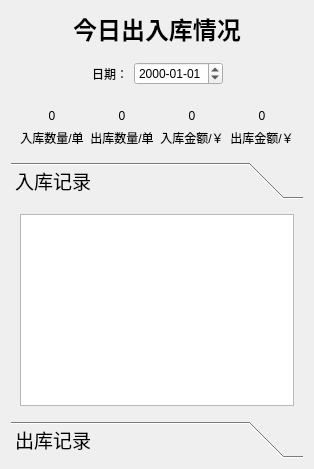
      <widget class="QWidget" name="page">
       <layout class="QVBoxLayout" name="verticalLayout_2">
        <item>
         <widget class="QLabel" name="firstlabel">
          <property name="sizePolicy">
           <sizepolicy hsizetype="Preferred" vsizetype="Preferred">
            <horstretch>0</horstretch>
            <verstretch>0</verstretch>
           </sizepolicy>
          </property>
          <property name="font">
           <font>
            <family>隶书</family>
            <pointsize>18</pointsize>
            <italic>false</italic>
            <bold>true</bold>
           </font>
          </property>
          <property name="text">
           <string>今日出入库情况</string>
          </property>
          <property name="alignment">
           <set>Qt::AlignCenter</set>
          </property>
         </widget>
        </item>
        <item>
         <widget class="QWidget" name="widget" native="true">
          <property name="sizePolicy">
           <sizepolicy hsizetype="Preferred" vsizetype="Preferred">
            <horstretch>0</horstretch>
            <verstretch>0</verstretch>
           </sizepolicy>
          </property>
          <layout class="QHBoxLayout" name="horizontalLayout">
           <item>
            <spacer name="horizontalSpacer">
             <property name="orientation">
              <enum>Qt::Horizontal</enum>
             </property>
             <property name="sizeHint" stdset="0">
              <size>
               <width>40</width>
               <height>20</height>
              </size>
             </property>
            </spacer>
           </item>
           <item>
            <widget class="QLabel" name="label_2">
             <property name="text">
              <string>日期：</string>
             </property>
             <property name="alignment">
              <set>Qt::AlignRight|Qt::AlignTrailing|Qt::AlignVCenter</set>
             </property>
            </widget>
           </item>
           <item>
            <widget class="QDateEdit" name="firstdateEdit">
             <property name="focusPolicy">
              <enum>Qt::NoFocus</enum>
             </property>
             <property name="displayFormat">
              <string>yyyy-MM-dd</string>
             </property>
            </widget>
           </item>
           <item>
            <spacer name="horizontalSpacer_2">
             <property name="orientation">
              <enum>Qt::Horizontal</enum>
             </property>
             <property name="sizeHint" stdset="0">
              <size>
               <width>40</width>
               <height>20</height>
              </size>
             </property>
            </spacer>
           </item>
          </layout>
         </widget>
        </item>
        <item>
         <widget class="QWidget" name="widget_2" native="true">
          <property name="sizePolicy">
           <sizepolicy hsizetype="Preferred" vsizetype="Preferred">
            <horstretch>0</horstretch>
            <verstretch>0</verstretch>
           </sizepolicy>
          </property>
          <layout class="QGridLayout" name="gridLayout">
           <item row="0" column="0">
            <widget class="QLabel" name="firstInStoreLabel">
             <property name="text">
              <string>0</string>
             </property>
             <property name="alignment">
              <set>Qt::AlignCenter</set>
             </property>
            </widget>
           </item>
           <item row="0" column="3">
            <widget class="QLabel" name="firstProfitLabel">
             <property name="text">
              <string>0</string>
             </property>
             <property name="alignment">
              <set>Qt::AlignCenter</set>
             </property>
            </widget>
           </item>
           <item row="0" column="2">
            <widget class="QLabel" name="firstOutStoreLabel">
             <property name="text">
              <string>0</string>
             </property>
             <property name="alignment">
              <set>Qt::AlignCenter</set>
             </property>
            </widget>
           </item>
           <item row="0" column="4">
            <widget class="QLabel" name="firstSalesLabel">
             <property name="text">
              <string>0</string>
             </property>
             <property name="alignment">
              <set>Qt::AlignCenter</set>
             </property>
            </widget>
           </item>
           <item row="1" column="2">
            <widget class="QLabel" name="label_8">
             <property name="text">
              <string>出库数量/单</string>
             </property>
             <property name="alignment">
              <set>Qt::AlignCenter</set>
             </property>
            </widget>
           </item>
           <item row="1" column="4">
            <widget class="QLabel" name="label_10">
             <property name="text">
              <string>出库金额/￥</string>
             </property>
             <property name="alignment">
              <set>Qt::AlignCenter</set>
             </property>
            </widget>
           </item>
           <item row="1" column="3">
            <widget class="QLabel" name="label_9">
             <property name="text">
              <string>入库金额/￥</string>
             </property>
             <property name="alignment">
              <set>Qt::AlignCenter</set>
             </property>
            </widget>
           </item>
           <item row="1" column="0">
            <widget class="QLabel" name="label_3">
             <property name="text">
              <string>入库数量/单</string>
             </property>
             <property name="alignment">
              <set>Qt::AlignCenter</set>
             </property>
            </widget>
           </item>
          </layout>
         </widget>
        </item>
        <item>
         <widget class="QToolBox" name="toolBox">
          <property name="font">
           <font>
            <family>楷体</family>
            <pointsize>14</pointsize>
           </font>
          </property>
          <property name="currentIndex">
           <number>0</number>
          </property>
          <widget class="QWidget" name="page_10">
           <property name="geometry">
            <rect>
             <x>0</x>
             <y>0</y>
             <width>88</width>
             <height>88</height>
            </rect>
           </property>
           <attribute name="label">
            <string>入库记录</string>
           </attribute>
           <layout class="QVBoxLayout" name="verticalLayout_31">
            <item>
             <widget class="QTreeView" name="firstInPutStoreTreeView"/>
            </item>
           </layout>
          </widget>
          <widget class="QWidget" name="page_13">
           <property name="geometry">
            <rect>
             <x>0</x>
             <y>0</y>
             <width>88</width>
             <height>88</height>
            </rect>
           </property>
           <attribute name="label">
            <string>出库记录</string>
           </attribute>
           <layout class="QHBoxLayout" name="horizontalLayout_2">
            <item>
             <widget class="QTreeView" name="firstOutPutStoreTreeView"/>
            </item>
           </layout>
          </widget>
         </widget>
        </item>
       </layout>
      </widget>
